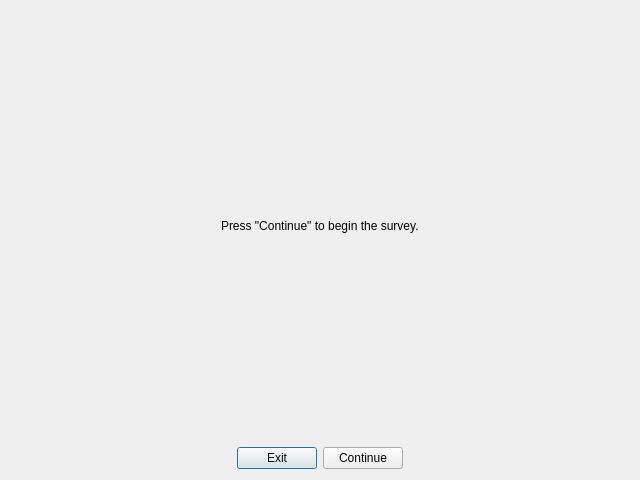
<?xml version="1.0" encoding="UTF-8"?>
<ui version="4.0">
 <class>QuestionnaireDialog</class>
 <widget class="QDialog" name="QuestionnaireDialog">
  <property name="geometry">
   <rect>
    <x>0</x>
    <y>0</y>
    <width>640</width>
    <height>480</height>
   </rect>
  </property>
  <property name="windowTitle">
   <string>Dialog</string>
  </property>
  <layout class="QVBoxLayout" name="verticalLayout_2">
   <item>
    <spacer name="verticalSpacer_2">
     <property name="orientation">
      <enum>Qt::Vertical</enum>
     </property>
     <property name="sizeType">
      <enum>QSizePolicy::Expanding</enum>
     </property>
     <property name="sizeHint" stdset="0">
      <size>
       <width>20</width>
       <height>40</height>
      </size>
     </property>
    </spacer>
   </item>
   <item>
    <layout class="QHBoxLayout" name="horizontalLayout">
     <item>
      <spacer name="horizontalSpacer_3">
       <property name="orientation">
        <enum>Qt::Horizontal</enum>
       </property>
       <property name="sizeHint" stdset="0">
        <size>
         <width>40</width>
         <height>20</height>
        </size>
       </property>
      </spacer>
     </item>
     <item>
      <widget class="QLabel" name="questionLabel">
       <property name="text">
        <string>Press &quot;Continue&quot; to begin the survey.</string>
       </property>
      </widget>
     </item>
     <item>
      <spacer name="horizontalSpacer_4">
       <property name="orientation">
        <enum>Qt::Horizontal</enum>
       </property>
       <property name="sizeHint" stdset="0">
        <size>
         <width>40</width>
         <height>20</height>
        </size>
       </property>
      </spacer>
     </item>
    </layout>
   </item>
   <item>
    <layout class="QHBoxLayout" name="answerLayout"/>
   </item>
   <item>
    <spacer name="verticalSpacer">
     <property name="orientation">
      <enum>Qt::Vertical</enum>
     </property>
     <property name="sizeType">
      <enum>QSizePolicy::Expanding</enum>
     </property>
     <property name="sizeHint" stdset="0">
      <size>
       <width>20</width>
       <height>40</height>
      </size>
     </property>
    </spacer>
   </item>
   <item>
    <layout class="QHBoxLayout" name="buttonLayout">
     <item>
      <spacer name="horizontalSpacer_2">
       <property name="orientation">
        <enum>Qt::Horizontal</enum>
       </property>
       <property name="sizeHint" stdset="0">
        <size>
         <width>40</width>
         <height>20</height>
        </size>
       </property>
      </spacer>
     </item>
     <item>
      <widget class="QPushButton" name="exitButton">
       <property name="text">
        <string>Exit</string>
       </property>
      </widget>
     </item>
     <item>
      <widget class="QPushButton" name="nextButton">
       <property name="text">
        <string>Continue</string>
       </property>
      </widget>
     </item>
     <item>
      <spacer name="horizontalSpacer">
       <property name="orientation">
        <enum>Qt::Horizontal</enum>
       </property>
       <property name="sizeHint" stdset="0">
        <size>
         <width>40</width>
         <height>20</height>
        </size>
       </property>
      </spacer>
     </item>
    </layout>
   </item>
  </layout>
 </widget>
 <resources/>
 <connections/>
</ui>
